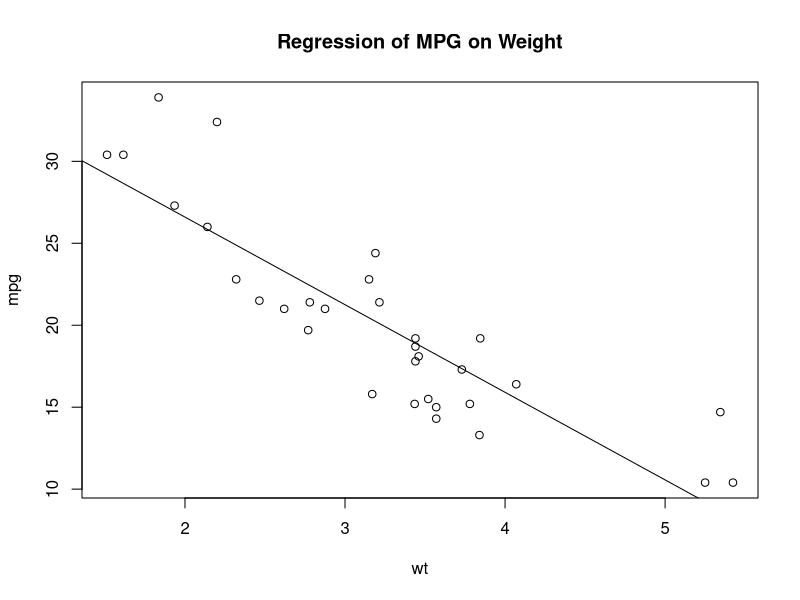
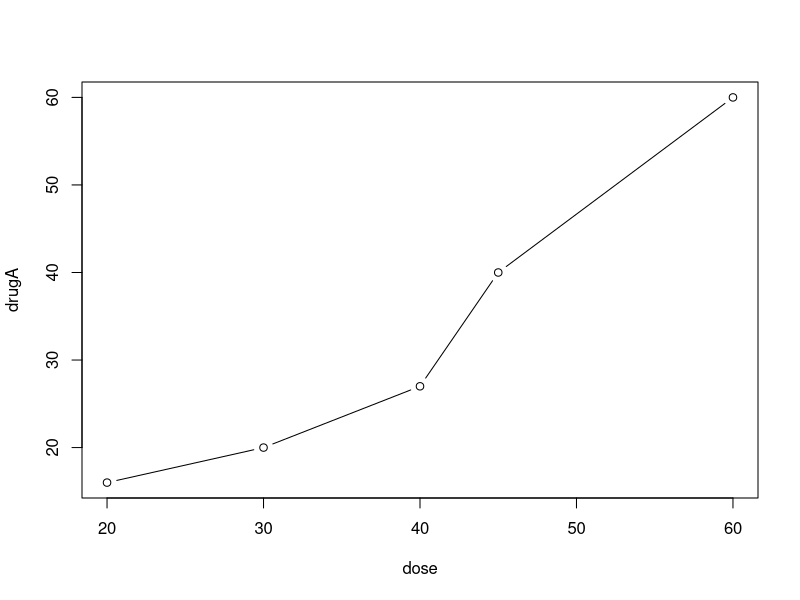
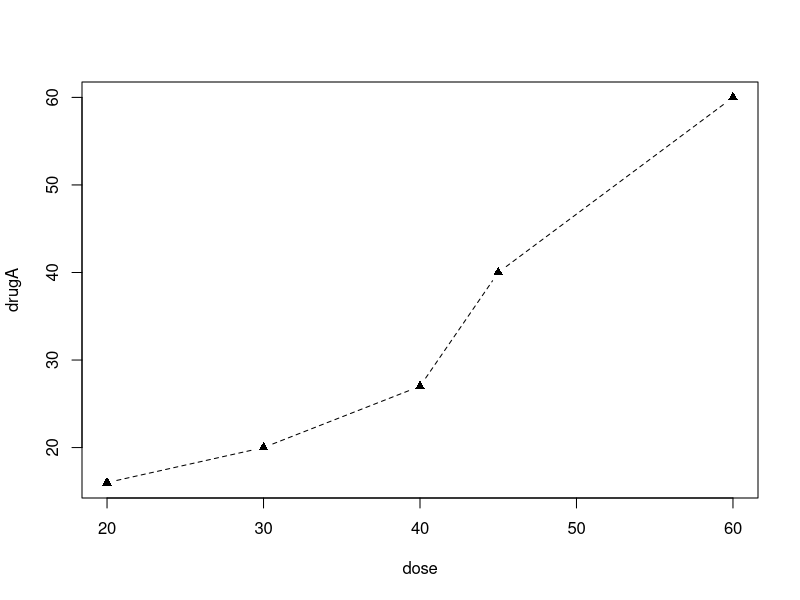
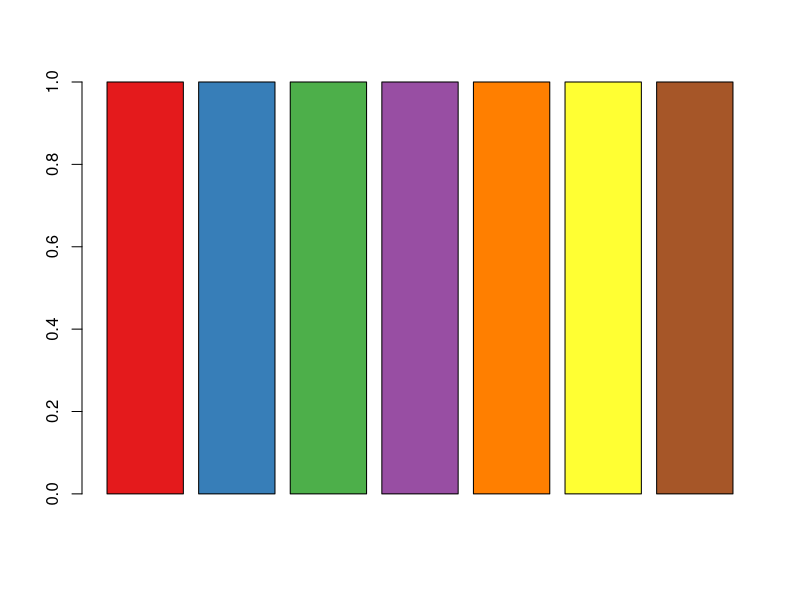
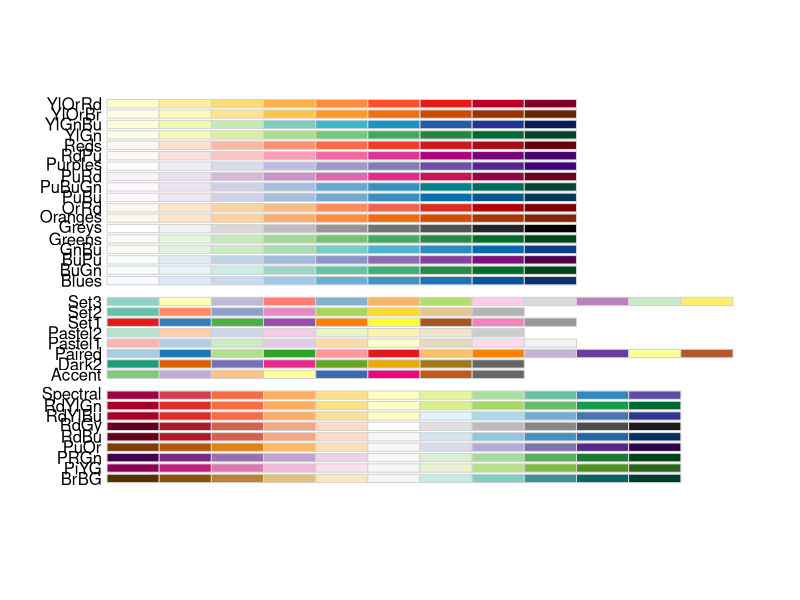
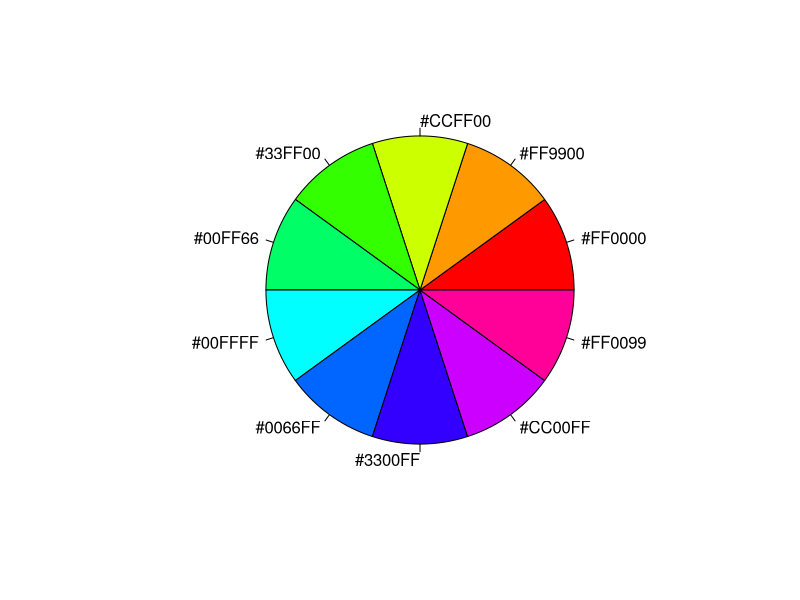
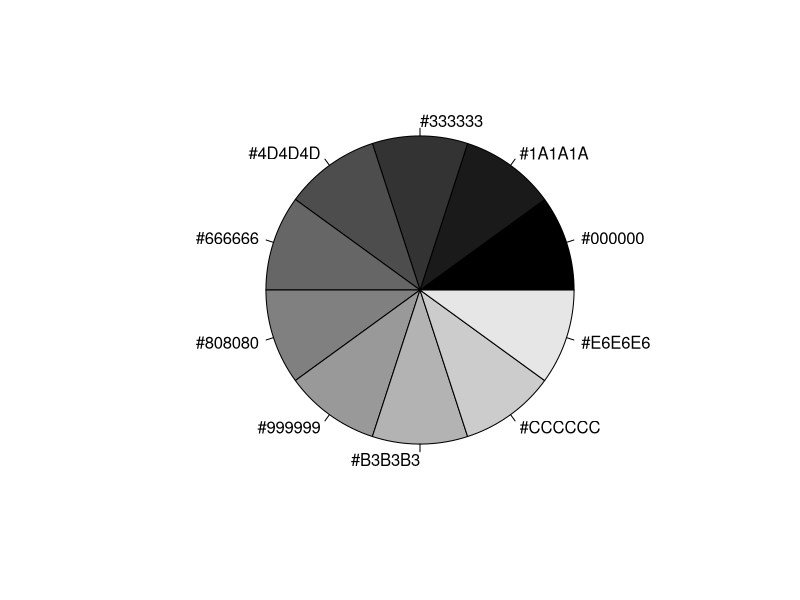
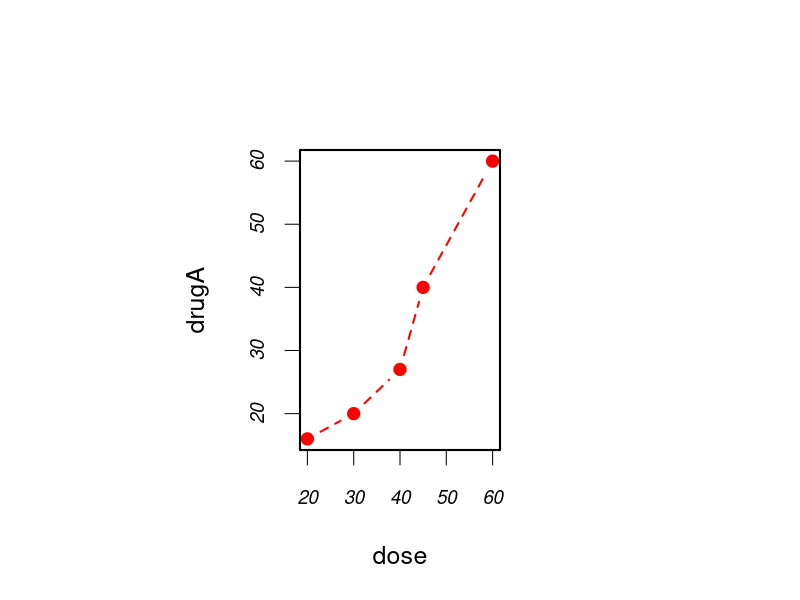

The R source for these figures, in order:

#Chapter 3: Graphs

attach(mtcars) #Attaches the data frame mtcars
plot(wt, mpg) #Opens a graphics window and generates a scatter plot between these varaibles
abline(lm(mpg~wt)) #Adds a line of best fit
title("Regression of MPG on Weight")
detach(mtcars) #Detaches the data frame again

#To save the file in a specific format, do the following

pdf(mygraph.pdf) #Saves it in the current working directory
 attach(mtcars)
 plot(wt, mpg)
 abline(lm(mpg~wt))
 title("Regression of MPG on Weight")
 detach(mtcars)
dev.off()

#Awesome, quite and easy way to save a file as pdf. 

#Normally generating a graph deletes the previous one. 
#In order to prevent this, you can open a new graph window before creating a graph

#Create a new window with dev.new()

#There are also the following functions -- dev.new(); dev.next(); dev.prev(); dev.set() and dev.off()

#Customizing graphs
#Simple example...

#Input the follwing data
dose <- c(20, 30, 40, 45, 60)
drugA <- c(16, 20, 27, 40, 60)
drugB <- c(15, 18, 25, 31, 40)

#First, we do a simple line graph
plot(dose, drugA, type = "b") #plot(x, y, type = "b") -- option "b" indicates to plot both points and lines

#Graphical parameters -- fonts, colors, axes and labels
#We can use the par() format here

opar <- par(no.readonly = TRUE) #Makes a copy of the original settings
par(lty = 2, pch = 17) #Changes the default line type to dashed and plotting points to triangles
plot(dose, drugA, type = "b") #Generate plot
par(opar) #Restore original settings. If I don't do this the settings will remain like this globally

#Symbols and lines

#pch -- symbols for plotting points
#cex -- symbol size
#lty -- line type
#lwd -- line width

#colors() returns all available colour names (There are more than 600)

#RColorBrewer package allows you to create attractive color palettes

install.packages("RColorBrewer")
library(RColorBrewer)
n <- 7
mycolors <- brewer.pal(n, "Set1")
barplot(rep(1,n), col=mycolors)

display.brewer.all() #Shows all palettes


#Grey levels are generated as a vector of numbers between 0 and 1
n <- 10
mycolors <- rainbow(n)
pie(rep(1, n), labels=mycolors, col=mycolors)
mygrays <- gray(0:n/n)
pie(rep(1, n), labels=mygrays, col=mygrays)

#Shows some of the different gray levels

#Text characteristics - font, size and style

#Graph and margin dimensions

#pin -- plot dimensions (expressed in inches)
#mai -- margin size (expressed in inches)

par(pin = c(4, 3), mai = c(1, 0.5, 1, 0.2)) 
#Produces a graph that is 4 inches wide and 3 inches tall, with a 1 inch margin on the bottom and top, 0.5 on the left and 0.2 on the right.

#Let us look back at our simple example. 

opar <- par(no.readonly = TRUE) #Save original grpahics settings, so that we can reset it
par(pin=c(2,3)) #Graph is now 2 inches wide and 3 inches tall
par(lwd=2, cex=1.5) #Lines will be 2 times their default width and symbols 1.5 times
par(cex.axis=0.75, font.axis=3) #Axis text is set to italic and scaled to 75%. 
plot(dose, drugA, type = "b", pch=19, lty=2, col="red") #Filled red circles and dashed lines
plot(dose, drugB, type = "b", pch=23, lty=6, col="blue", bg="green") #Filled green diamonds (with blue border) and blue dashed lines
par(opar)

#Parameters set in the par() function are global, while those set in the plot function are local


#Customizing!
#Titles

#The general layout is like the following
title(main="main title", sub="subtitle",
      xlab="x-axis label", ylab="y-axis label")

#One example 
title(main="My Title", col.main="red", 
      sub="My Subtitle", col.sub="blue",
      xlab="My X label", ylab="My Y label",
      col.lab="green", cex.lab=0.75)

#col.main = "red" -- gives us a red title
#col.sub = "blue" -- gives a blue subtitle 
#col.lab = "green" -- gives green x,y labels
#cex.lab = 0.75 -- labels are 75% of default

#Axes
#You can create deafult axes with the axis() function

#Example of custom axes

x <- c(1:10)
y <- x
z <- 10/x
opar <- par(no.readonly = TRUE)

par(mar=c(5,4,4,8) + 0.1) #Increases the margin
plot(x, y, type ="b",
     pch = 21, col="red",
     yaxt="n", lty=3, ann=FALSE) #Plot x and y, while supressing annotations

lines(x, z, type="b", pch=22, col="blue", lty=2) #Adds x and 1/x lines

#Draws axes
#at -- shows where tick marks should be drawn
#labels -- labels to be placed at tick marks
#tck -- length of each tick mark

axis(2, at=x, labels=x, col.axis="red", las =2)
axis(4, at=z, labels=round(z, digits = 2),
     col.axis="blue", las =2, cex.axis=0.7, tck=-0.01)

#Add titles and text
mtext("y=1/x", side=4, line=3, cex.lab=1, las=2, col = "blue")

title("An example of creative axes",
      xlab = "X vlaues", ylab = "Y=X")

par(opar)



















